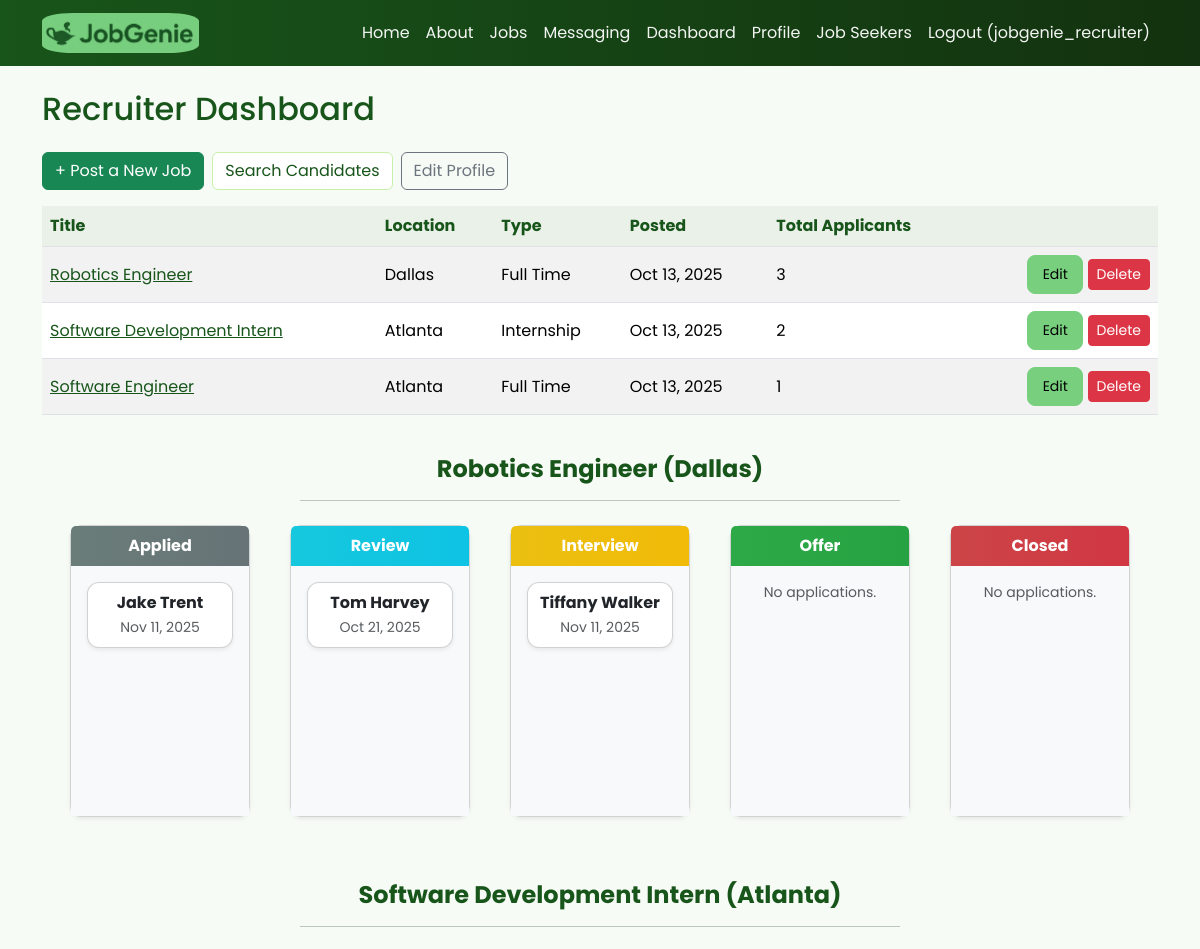
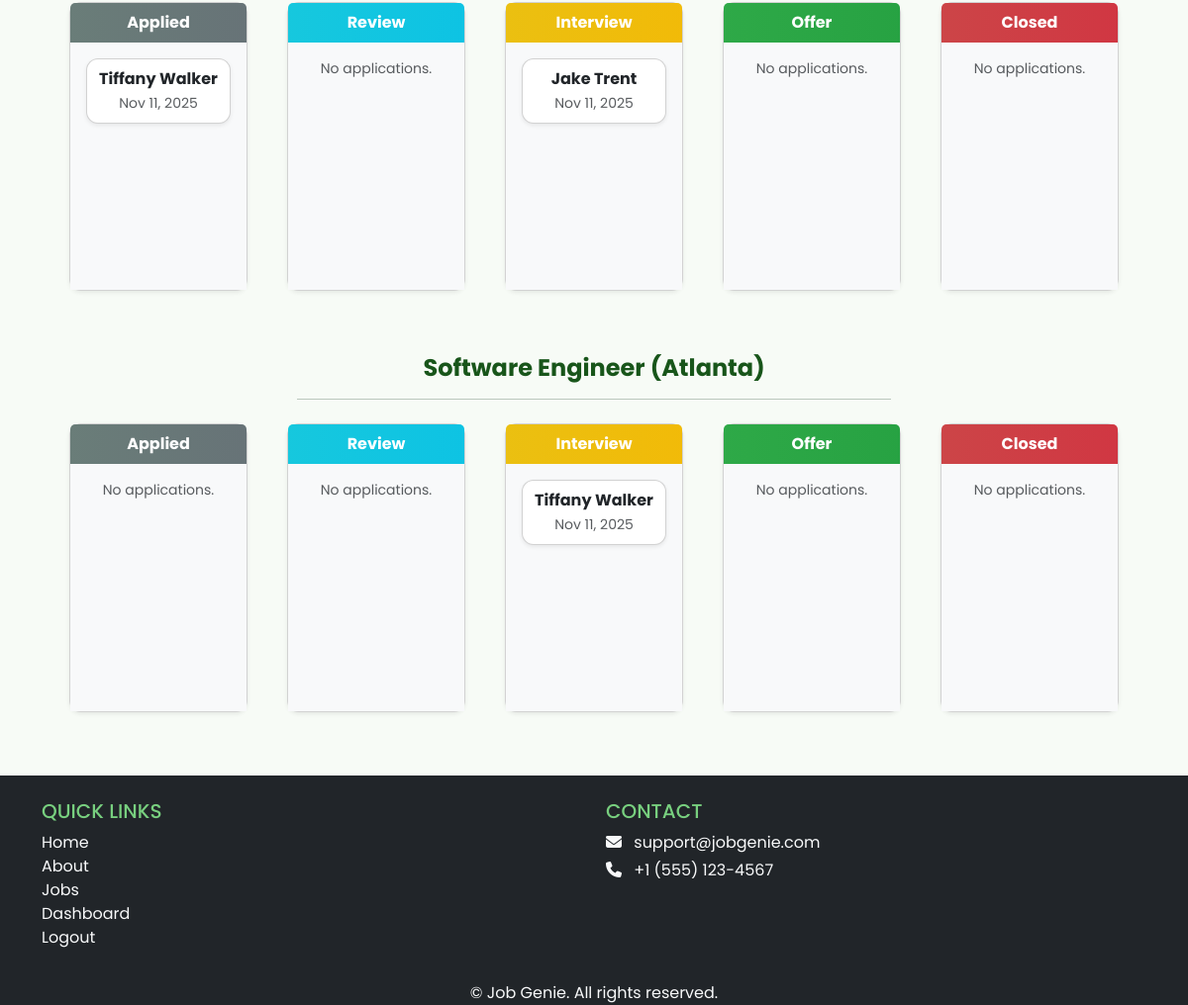
Page /recruiters/dashboard/ (signed in) on the committed database (2 pictures, top to bottom).
### jobs/models.py (models this page shows, shortened)
class Job(models.Model):
    JOB_TYPES = [
        ('FT', 'Full Time'),
        ('PT', 'Part Time'),
        ('IN', 'Internship'),
        ('CT', 'Contractor'),
    ]
    REMOTE_TYPES = [
        ('ON', 'On-site'),
        ('RE', 'Remote'),
        ('HY', 'Hybrid'),
    ]
    SPONSORSHIP_OPT = [
        ('YES', 'Sponsorship Available'),
        ('NO', 'No Sponsorship'),
    ]
    recruiter = models.ForeignKey(
    Recruiter,
    on_delete=models.CASCADE,
    related_name="jobs",
    null=True,
    blank=True
    )
    title = models.CharField(max_length=255)
    company_name = models.CharField(max_length=255, blank=True, default="")
    skills = models.TextField(help_text="List required skills, separated by commas", blank=True, default="")
    address = models.CharField(max_length=255, blank=True, help_text="Type office location or adjust pin on map")
    city = models.CharField(max_length=100, blank=True)
    state = models.CharField(max_length=100, blank=True)
    postal_code = models.CharField(max_length=20, blank=True)
    country = models.CharField(max_length=100, blank=True)
    salary_min = models.DecimalField(max_digits=10, decimal_places=2, null=True, blank=True)
    salary_max = models.DecimalField(max_digits=10, decimal_places=2, null=True, blank=True)
    job_type = models.CharField(max_length=2, choices=JOB_TYPES)
    visa_sponsorship = models.CharField(max_length=3, choices=SPONSORSHIP_OPT, default='NO')
    remote_type = models.CharField(max_length=2, choices=REMOTE_TYPES, default='ON')
    created_at = models.DateTimeField(auto_now_add=True)
    updated_at = models.DateTimeField(auto_now=True)
    lat = models.FloatField(null=True, blank=True)
    lng = models.FloatField(null=True, blank=True)
    class Meta:
        indexes = [
            models.Index(fields=['job_type']),
            models.Index(fields=['remote_type']),
            models.Index(fields=['city']),
        ]
        ordering = ['-created_at']

class Application(models.Model):
    STATUS_CHOICES = [
        ('applied', 'Applied'),
        ('review', 'Review'),
        ('interview', 'Interview'),
        ('offer', 'Offer'),
        ('closed', 'Closed'),
    ]
    job = models.ForeignKey(Job, on_delete=models.CASCADE, related_name="applications")
    candidate = models.ForeignKey(settings.AUTH_USER_MODEL, on_delete=models.CASCADE, related_name="applications")
    note = models.TextField(blank=True)  # tailored note from candidate
    status = models.CharField(max_length=20, choices=STATUS_CHOICES, default='applied')
    applied_at = models.DateTimeField(auto_now_add=True)

### profiles/models.py (models this page shows, shortened)
class JobSeekerProfile(models.Model):
    first_name = models.CharField(max_length=255, default='Unknown')
    last_name = models.CharField(max_length=255, default='Unknown')
    user = models.OneToOneField(User, on_delete=models.CASCADE)
    headline = models.CharField(max_length=255)
    skills = models.TextField()
    education = models.TextField()
    work_experience = models.TextField()
    links = models.TextField(blank=True)
    email = models.EmailField(blank=True, null=True, help_text="Contact email for recruiters")
    is_public = models.BooleanField(default=True)  # privacy
    address = models.CharField(max_length=255, blank=True)
    city = models.CharField(max_length=100, blank=True)
    state = models.CharField(max_length=100, blank=True)
    postal_code = models.CharField(max_length=20, blank=True)
    country = models.CharField(max_length=100, blank=True)
    lat = models.FloatField(null=True, blank=True)
    lng = models.FloatField(null=True, blank=True)
    preferred_radius_km = models.PositiveIntegerField(
        null=True,
        blank=True,
        help_text="Preferred commute radius (km)"
    )

### recruiters/views.py (the view)
# urls.py: path("dashboard/", RecruiterDashboardView.as_view(), name="dashboard"),
class RecruiterDashboardView(LoginRequiredMixin, TemplateView):
    template_name = "recruiters/dashboard.html"
    def get_context_data(self, **kwargs):
        context = super().get_context_data(**kwargs)
        recruiter = self.request.user.recruiter_profile
        context["recruiter"] = recruiter
        jobs = Job.objects.filter(recruiter=recruiter).order_by("-created_at")
        context["jobs"] = jobs
        job_pipelines = {}
        for job in jobs:
            applications = job.applications.select_related("candidate")
            job_pipelines[job.id] = {
                "applied": applications.filter(status="applied"),
                "review": applications.filter(status="review"),
                "interview": applications.filter(status="interview"),
                "offer": applications.filter(status="offer"),
                "closed": applications.filter(status="closed"),
            }
        context["job_pipelines"] = job_pipelines
        return context

### recruiters/templatetags/recruiter_extras.py (called while the page is built)
@register.filter
def get_item(dictionary, key):
    return dictionary.get(key)

### recruiters/templates/recruiters/dashboard.html (shortened to what this page needs)
{% extends "base.html" %}
{% load recruiter_extras %}
{% load static %}
{% block content %}
<div class="container py-4">
  <h2 class="mb-4">Recruiter Dashboard</h2>
  <div class="mb-3 d-flex gap-2">
    <a href="{% url 'job_create' %}" class="btn btn-success">+ Post a New Job</a>
    <a href="{% url 'recruiters:candidate_search' %}" class="btn btn-outline-primary">Search Candidates</a>
    {% if recruiter %}
    <a href="{% url 'recruiters:edit_profile' %}" class="btn btn-outline-secondary">Edit Profile</a>
    {% endif %}
  </div>
  {% if jobs %}
    <div class="table-responsive">
      <table class="table align-middle table-striped">
        <thead>
          <tr>
            <th>Title</th>
            <th>Location</th>
            <th>Type</th>
            <th>Posted</th>
            <th>Total Applicants</th>
            <th></th>
          </tr>
        </thead>
        <tbody>
          {% for job in jobs %}
            <tr>
              <td>
                <a href="{% url 'job_detail' job.pk %}">
                  {{ job.title }}
                </a>
              </td>
              <td>{{ job.city }}</td>
              <td>{{ job.get_job_type_display }}</td>
              <td>{{ job.created_at|date:"M j, Y" }}</td>
              <td>{{ job.applications.count }}</td>
              <td class="text-end">
                <a href="{% url 'job_edit' job.pk %}" class="btn btn-sm btn-primary">Edit</a>
                <a href="{% url 'job_delete' job.pk %}" class="btn btn-sm btn-danger">Delete</a>
              </td>
            </tr>
          {% endfor %}
        </tbody>
      </table>
    </div>
  {% else %}
  <div class="alert alert-info">
    You haven’t posted any jobs yet. Click “Post a New Job” to get started!
  </div>
  {% endif %}
</div>
{% for job in jobs %}
<div class="mb-5">
  <h4 class="mb-3 text-center fw-bold">{{ job.title }} ({{ job.city }})</h4>
  <hr class="w-50 mx-auto mb-4">
  {% with pipeline=job_pipelines|get_item:job.id %}
  {% if pipeline %}
  <div class="row justify-content-center text-center">
    {% for stage, apps in pipeline.items %}
    <div class="col-md-2 mx-2">
      <div class="card shadow-sm mb-3">
        <div class="card-header text-center fw-bold text-capitalize text-white" data-stage="{{ stage }}">
          {{ stage }}
        </div>
        <div class="card-body kanban-column" style="min-height: 250px; background:#f8f9fa;">
          {% for app in apps %}
          <div class="card mb-2 p-2 bg-white shadow-sm" draggable="true" data-app-id="{{ app.id }}">
            <a href="{% url 'recruiters:application_detail' app.id %}" class="text-decoration-none text-dark">
              <strong>
                {% if app.candidate.jobseekerprofile %}
                {{ app.candidate.jobseekerprofile.first_name }} {{ app.candidate.jobseekerprofile.last_name }}
                {% else %}
                {{ app.candidate.username }}
                {% endif %}
              </strong><br>
              <small class="text-muted">{{ app.applied_at|date:"M j, Y" }}</small>
            </a>
          </div>
          {% empty %}
          <p class="text-muted small">No applications.</p>
          {% endfor %}
        </div>
      </div>
    </div>
    {% endfor %}
  </div>
  {% else %}
  <p>No applications for this job yet.</p>
  {% endif %}
  {% endwith %}
</div>
{% endfor %}
{% endblock content %}

### jobgenie/templates/base.html (shortened to what this page needs)
<!DOCTYPE html>
<html>
{% load static %}
<head>
    <link href="https://cdn.jsdelivr.net/npm/bootstrap@5.3.3/dist/css/bootstrap.min.css" rel="stylesheet"
>
    <link rel="stylesheet" href="https://cdnjs.cloudflare.com/ajax/libs/font-awesome/6.1.1/css/all.min.css">
    <link rel="stylesheet" type="text/css" href="{% static 'css/style.css' %}">
</head>
<body class="d-flex flex-column min-vh-100">
    <header>
        <nav class="navbar navbar-expand-lg navbar-dark bg-dark">
            <div class="container">
                <a class="navbar-brand" href="{% url 'home.index' %}">
                    <img src="{% static 'img/logo.png' %}" alt="logo" height="40" style="border-radius: 20%;" />
                </a>
                <div class="collapse navbar-collapse" id="navbarNav">
                    <ul class="navbar-nav ms-auto">
                        <li class="nav-item">
                            <a class="nav-link {% if request.resolver_match.url_name == 'home.index' %}active{% endif %}"
                                href="{% url 'home.index' %}">Home</a>
                        </li>
                        <li class="nav-item">
                            <a class="nav-link {% if request.resolver_match.url_name == 'home.about' %}active{% endif %}"
                                href="{% url 'home.about' %}">About</a>
                        </li>
                        <li class="nav-item">
                            <a class="nav-link {% if request.path|slice:':6' == '/jobs/' %}active{% endif %}"
                                href="{% url 'job_list' %}">Jobs</a>
                        </li>
                        {% if user.is_authenticated %}
                        <li class="nav-item">
                            <a class="nav-link {% if request.path|slice:':10' == '/messaging' %}active{% endif %}"
                                href="{% url 'messaging:messaging_home' %}">Messaging</a>
                        </li>
                        {% if user.userprofile.role == "JOB_SEEKER" %}
                        <li class="nav-item">
                            <a class="nav-link {% if request.resolver_match.url_name == 'profiles:view_profile' %}active{% endif %}"
                                href="{% url 'profiles:view_profile' %}">My Profile</a>
                        </li>
                        <li class="nav-item">
                            <a class="nav-link {% if request.resolver_match.url_name == 'my_applications' %}active{% endif %}"
                                href="{% url 'my_applications' %}">My Applications</a>
                        </li>
                        {% elif user.userprofile.role == "RECRUITER" %}
                        <li class="nav-item">
                            <a class="nav-link {% if request.resolver_match.url_name == 'recruiters:dashboard' %}active{% endif %}"
                                href="{% url 'recruiters:dashboard' %}">Dashboard</a>
                        </li>
                        <li class="nav-item">
                            <a class="nav-link {% if request.resolver_match.url_name == 'recruiters:edit_profile' %}active{% endif %}"
                                href="{% url 'recruiters:edit_profile' %}">Profile</a>
                        </li>
                        <li class="nav-item">
                            <a class="nav-link {% if request.path|slice:':18' == '/profiles/jobseekers/' %}active{% endif %}"
                                href="{% url 'profiles:jobseeker_list' %}">Job Seekers</a>
                        </li>
                        {% else %}
                        <li class="nav-item">
                            <a class="nav-link" href="{% url 'accounts.signup' %}">Complete Profile</a>
                        </li>
                        {% endif %}
                        <li class="nav-item">
                            <a class="nav-link" href="{% url 'accounts.logout' %}">Logout ({{ user.username }})</a>
                        </li>
                        {% endif %}
                    </ul>
                </div>
            </div>
        </nav>
    </header>
    <div>
        {% block content %}
        {% endblock content %}
    </div>
    <footer class="mt-auto bg-dark text-light pt-4 mt-5">
        <div class="container text-center">
            <div class="row text-center text-md-start">
                <div class="col-md-6 mb-3">
                    <h5 class="text-uppercase">Quick Links</h5>
                    <ul class="list-unstyled">
                        <li><a href="{% url 'home.index' %}" class="text-light text-decoration-none">Home</a></li>
                        <li><a href="{% url 'home.about' %}" class="text-light text-decoration-none">About</a></li>
                        <li><a href="{% url 'job_list' %}" class="text-light text-decoration-none">Jobs</a></li>
                        {% if user.is_authenticated %}
                        {% if user.userprofile.role == "JOB_SEEKER" %}
                        <li><a href="{% url 'profiles:view_profile' %}" class="text-light text-decoration-none">My
                                Profile</a></li>
                        {% elif user.userprofile.role == "RECRUITER" %}
                        <li><a href="{% url 'recruiters:dashboard' %}"
                                class="text-light text-decoration-none">Dashboard</a></li>
                        {% endif %}
                        <li><a href="{% url 'accounts.logout' %}" class="text-light text-decoration-none">Logout</a>
                        </li>
                        {% else %}
                        <li><a href="{% url 'accounts.login' %}" class="text-light text-decoration-none">Login</a></li>
                        <li><a href="{% url 'accounts.signup' %}" class="text-light text-decoration-none">Sign Up</a>
                        </li>
                        {% endif %}
                    </ul>
                </div>
                <div class="col-md-6 mb-3">
                    <h5 class="text-uppercase">Contact</h5>
                    <p class="mb-1"><i class="fas fa-envelope me-2"></i> support@jobgenie.com</p>
                    <p class="mb-1"><i class="fas fa-phone me-2"></i> +1 (555) 123-4567</p>
                </div>
            </div>
            <p class="mb-0">&copy; {{ now|date:"Y" }} Job Genie. All rights reserved.</p>
        </div>
    </footer>
</body>
</html>

### static/css/style.css (style rules this page uses)
body { font-family: 'Poppins', sans-serif; }
:root { --brand-green: #78D07F; --brand-green-dark: #18551a; --brand-green-light: #c7f0a8; --muted: #6c757d; --card-bg: #ffffff; --surface: #f7fbf6; --text-color: #0b2e12; }
html, body { background: var(--surface); color: var(--text-color); }
h1, h2, h3, h4, h5 { color: var(--brand-green-dark); }
a { color: var(--brand-green-dark); }
.navbar-dark.bg-dark { background: linear-gradient(90deg, var(--brand-green-dark), #13320f) !important; }
.navbar .nav-link { color: rgba(255, 255, 255, 0.95); }
.btn-primary { background-color: var(--brand-green) !important; border-color: var(--brand-green) !important; color: #000000 !important; box-shadow: none !important; border-radius: 8px; padding: .5rem .9rem; }
.btn-outline-primary { color: var(--brand-green-dark) !important; border-color: var(--brand-green-light) !important; background-color: #fff !important; }
.card { border-radius: 12px; box-shadow: 0 6px 18px rgba(13, 33, 10, 0.06); }
.card-header { background: linear-gradient(90deg, rgba(89, 183, 89, 0.12), rgba(24, 85, 26, 0.06)); border-bottom: none }
table.table thead th { background: rgba(24, 85, 26, 0.06); color: var(--brand-green-dark) }
footer a { color: rgba(255, 255, 255, 0.9) }
footer h5 { color: var(--brand-green) !important; }
.navbar-brand { font-size: 1.4rem; letter-spacing: 1px; }

### recruiters/templates/recruiters/dashboard.html (style rules this page uses)
.card-header[data-stage="applied"] { background-color: #6c757d; }
.card-header[data-stage="review"] { background-color: #0dcaf0; color: #000; }
.card-header[data-stage="interview"] { background-color: #ffc107; color: #000; }
.card-header[data-stage="offer"] { background-color: #28a745; }
.card-header[data-stage="closed"] { background-color: #dc3545; }

### rows in the picture
Job: title "Robotics Engineer", city "Dallas", job_type "Full Time", created_at "Oct 13, 2025", applications.count "3", pipeline "Applied" "Review" "Interview" "Offer" "Closed"
Job: title "Software Development Intern", city "Atlanta", job_type "Internship", created_at "Oct 13, 2025", applications.count "2", pipeline "Applied" "Review" "Interview" "Offer" "Closed"
Job: title "Software Engineer", city "Atlanta", job_type "Full Time", created_at "Oct 13, 2025", applications.count "1", pipeline "Applied" "Review" "Interview" "Offer" "Closed"
Application: candidate.jobseekerprofile.first_name "Jake", candidate.jobseekerprofile.last_name "Trent", applied_at "Nov 11, 2025"
Application: candidate.jobseekerprofile.first_name "Tom", candidate.jobseekerprofile.last_name "Harvey", applied_at "Oct 21, 2025"
Application: candidate.jobseekerprofile.first_name "Tiffany", candidate.jobseekerprofile.last_name "Walker", applied_at "Nov 11, 2025"
Application: candidate.jobseekerprofile.first_name "Tiffany", candidate.jobseekerprofile.last_name "Walker", applied_at "Nov 11, 2025"
Application: candidate.jobseekerprofile.first_name "Jake", candidate.jobseekerprofile.last_name "Trent", applied_at "Nov 11, 2025"
Application: candidate.jobseekerprofile.first_name "Tiffany", candidate.jobseekerprofile.last_name "Walker", applied_at "Nov 11, 2025"

### other values in the picture
{{ user.username }} "jobgenie_recruiter"
